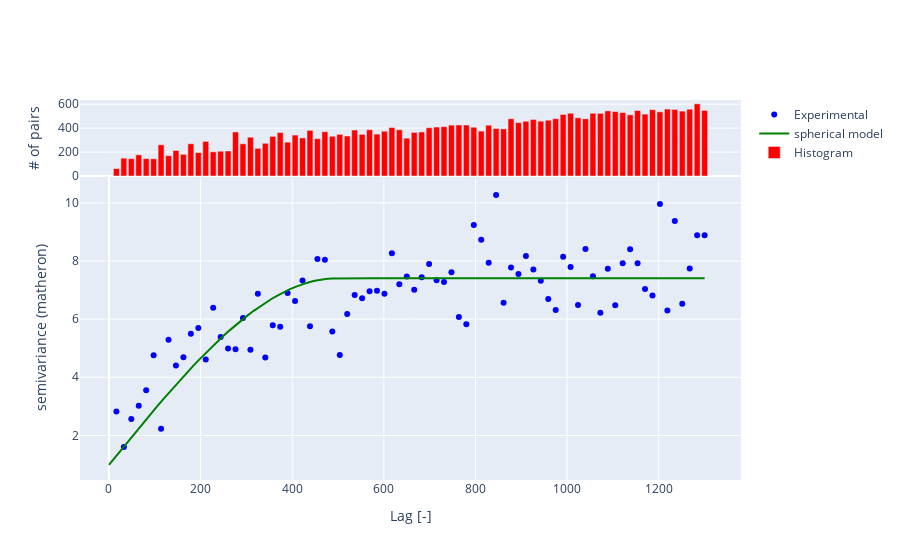

Notebook cell for this chart:
### Markdown cell above
We can now build our variogram using the `Variogram` function. We need to specify some arguments:
- the coordinates zipped into a list of tuples,
- the hydraulic head values of our dataset associated to the coordinates we specified earlier,
- the `normalize` parameter which is `True` or `False`: used to normalize distances and semi-variances.
- the `model` representing the theoretical variogram function to be used to describe the experimental variogram. It can takes the following possibilities: `spherical`, `exponential`, `gaussian `, `cubic`, `stable`, and `matern`,
- the `use_nugget` parameter which is `True` or `False`: the nugget represents the intrinsec variability of measurements (occuring even if the distance between measurements is zero). In our case, wa can expect a nugget effect because our hydraulic head measurements are not synchronous and there is of course a seasonal fluctuation of hydraulic head.
- the `maxlag` parameter representing the maximal distance used between points to calculate semi-variances.
- the `n_lags` parameter representing the number of intervals in which we divide `maxlag` to calculate intermediate semi-variances.

### Code cell
V = Variogram(list(zip(gdf.x, gdf.y)), 
              gdf.hh,
              normalize = False,
              model = "spherical",
              use_nugget = True,
              n_lags=80, 
              maxlag=1300)

fig = V.plot()
